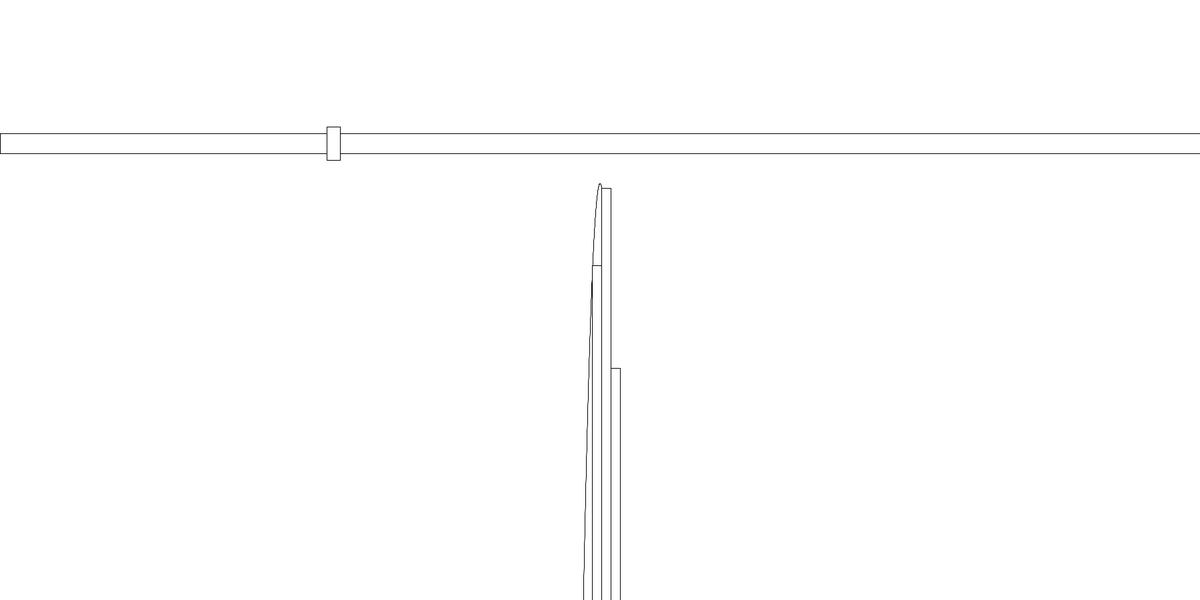
Frame 1 (no input)
Frame 60 (the mouse pressed at the canvas centre just before this capture): identical to frame 1, image omitted
Frame 120 (the mouse held since frame 60 and released just before this capture): identical to frame 1, image omitted

The Processing sketch that drew this single still picture (run headless with seeded random() and noise(); from frame 60 on, the mouse is pressed at the canvas centre):

// Processing sketch: ReimannSums
// ── ReimannSums.pde
class ReimannRect{
  PVector pos=new PVector(0,0);
  PVector size=new PVector(1,1);
  double area = 0;
  void update(){
    this.area = this.size.x * this.size.y;
  }
  void show(){
    rect(this.pos.x,this.pos.y,this.size.x,this.size.y);
  }
}
class slider{
  PVector pos = new PVector(0,0);
  boolean sliding = false;
  int len = 1000;
  float min = 0;
  float max = 1000;
  float value = 1;
  int sliderpos = len/2;
  slider(){
  }
  slider(int posx, int posy, int len_, float min_, float max_){
    this.pos.x = posx;
    this.pos.y = posy;
    this.len = len_;
    this.min = min_;
    this.max = max_;
  }
  void update(){
    if(this.sliding){
      this.sliderpos = mouseX-(int)this.pos.x;
    }
    if(this.sliderpos<0){
      this.sliderpos = 0;
    }
    if(this.sliderpos>this.len){
      this.sliderpos = this.len;
    }
    this.value = map(sliderpos,0,this.len,this.min,this.max);
    if(this.value<this.min){
      this.value = this.min;
    }
  }
  void show(){
    rect(this.pos.x,this.pos.y,len,30);
    rectMode(CENTER);
    rect(this.pos.x+this.sliderpos,this.pos.y+15,20,50);
    rectMode(CORNER);
  }
}
slider[] sliders = new slider[1];
void setup(){
  for(int i=0; i<sliders.length; i++){
    sliders[i] = new slider(0,width,200,0.00001,50);
  }
  sliders[0].pos.x = 0;
  sliders[0].pos.y = 200;
  sliders[0].len = width;
  size(1800,900);
}
int pW = 25;
void draw(){
  float sum = 0;
  background(255);
  beginShape();
    for(float i=-pW; i<pW+1; i+=0.25){
      vertex(i+width/2,i*i+height-(pW*pW));
    }
  endShape();
  for(int i=0; i<sliders.length; i++){
    sliders[i].update();
    sliders[i].show();
  }
  ReimannRect[] rects = new ReimannRect[(int)(2*pW/sliders[0].value)*2];
  for(int i=0; i<rects.length; i++){
    rects[i] = new ReimannRect();
    rects[i].pos.x = i*sliders[0].value+(width/2)-pW;  //HARD VALUES FROM LINE 64; V=-20
    rects[i].size.x = sliders[0].value;
    rects[i].pos.y = ((i*sliders[0].value-pW)*(i*sliders[0].value-pW)+height-pW*pW);  //HARD VALUES FROM LINE 64; V=-20, V^2 = 400
    rects[i].size.y = height-rects[i].pos.y;
    rects[i].update();
    rects[i].show();
    if(rects[i].area>0){
      sum+=rects[i].area;
    }
  }
  println(sum,width/2,100);
}
void mousePressed(){
  for(int i=0; i<sliders.length; i++){
    if(mouseX>sliders[i].pos.x && mouseX<sliders[i].pos.x+sliders[i].len && mouseY>sliders[i].pos.y && mouseY<sliders[i].pos.y+30){
      sliders[i].sliding = true;
    }
  }
}
void mouseReleased(){
for(int i=0; i<sliders.length; i++){
    sliders[i].sliding = false;
  }
}
